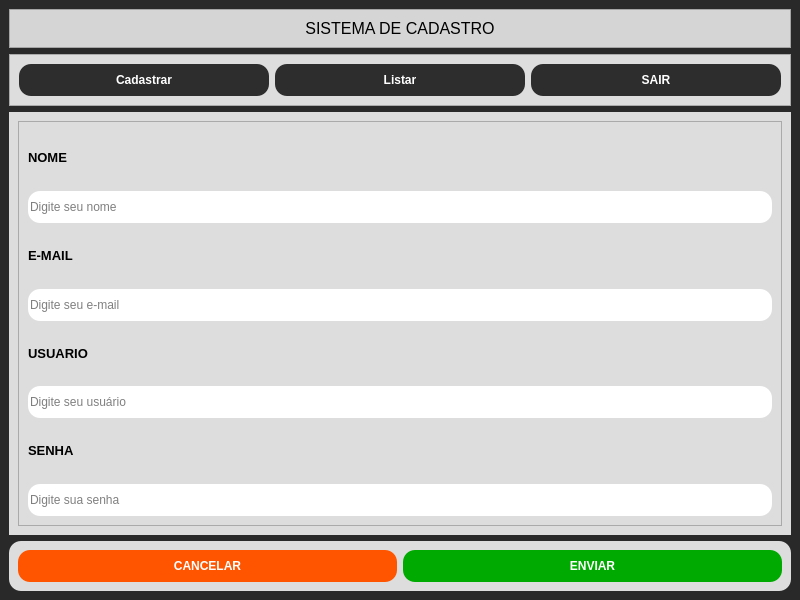
<?xml version="1.0" encoding="UTF-8"?>
<ui version="4.0">
 <class>MainWindow</class>
 <widget class="QMainWindow" name="MainWindow">
  <property name="geometry">
   <rect>
    <x>0</x>
    <y>0</y>
    <width>800</width>
    <height>600</height>
   </rect>
  </property>
  <property name="windowTitle">
   <string>MainWindow</string>
  </property>
  <property name="styleSheet">
   <string notr="true"/>
  </property>
  <widget class="QWidget" name="centralwidget">
   <property name="styleSheet">
    <string notr="true">background-color: rgb(41, 41, 41);</string>
   </property>
   <layout class="QVBoxLayout" name="verticalLayout">
    <item>
     <widget class="QFrame" name="frame_5">
      <property name="styleSheet">
       <string notr="true">background-color: rgb(213, 213, 213);</string>
      </property>
      <property name="frameShape">
       <enum>QFrame::StyledPanel</enum>
      </property>
      <property name="frameShadow">
       <enum>QFrame::Raised</enum>
      </property>
      <layout class="QVBoxLayout" name="verticalLayout_6">
       <item>
        <widget class="QLabel" name="lbl_titulo">
         <property name="text">
          <string>&lt;html&gt;&lt;head/&gt;&lt;body&gt;&lt;p align=&quot;center&quot;&gt;&lt;span style=&quot; font-size:12pt;&quot;&gt;SISTEMA DE CADASTRO&lt;/span&gt;&lt;/p&gt;&lt;/body&gt;&lt;/html&gt;</string>
         </property>
        </widget>
       </item>
      </layout>
     </widget>
    </item>
    <item>
     <widget class="QFrame" name="frame_menu">
      <property name="styleSheet">
       <string notr="true">background-color: #DDD;</string>
      </property>
      <property name="frameShape">
       <enum>QFrame::StyledPanel</enum>
      </property>
      <property name="frameShadow">
       <enum>QFrame::Raised</enum>
      </property>
      <layout class="QHBoxLayout" name="horizontalLayout_2">
       <item>
        <widget class="QPushButton" name="btn_menu_cadastrar">
         <property name="styleSheet">
          <string notr="true">background-color: rgb(45, 45, 45);
color:white;
border-radius:12px;
height:32px;
font-weight:bold;</string>
         </property>
         <property name="text">
          <string>Cadastrar</string>
         </property>
        </widget>
       </item>
       <item>
        <widget class="QPushButton" name="btn_listar">
         <property name="styleSheet">
          <string notr="true">background-color: rgb(45, 45, 45);
color:white;
border-radius:12px;
height:32px;
font-weight:bold;</string>
         </property>
         <property name="text">
          <string>Listar</string>
         </property>
        </widget>
       </item>
       <item>
        <widget class="QPushButton" name="btn_sair">
         <property name="styleSheet">
          <string notr="true">background-color: rgb(45, 45, 45);
color:white;
border-radius:12px;
height:32px;
font-weight:bold;</string>
         </property>
         <property name="text">
          <string>SAIR</string>
         </property>
        </widget>
       </item>
      </layout>
     </widget>
    </item>
    <item>
     <widget class="QStackedWidget" name="stackedWidget">
      <property name="toolTip">
       <string/>
      </property>
      <property name="statusTip">
       <string/>
      </property>
      <property name="styleSheet">
       <string notr="true">background-color:#ddd;</string>
      </property>
      <property name="currentIndex">
       <number>0</number>
      </property>
      <widget class="QWidget" name="page">
       <layout class="QVBoxLayout" name="verticalLayout_3">
        <item>
         <widget class="QFrame" name="frame_2">
          <property name="sizePolicy">
           <sizepolicy hsizetype="Preferred" vsizetype="Expanding">
            <horstretch>0</horstretch>
            <verstretch>0</verstretch>
           </sizepolicy>
          </property>
          <property name="styleSheet">
           <string notr="true">background-color: #DDD;</string>
          </property>
          <property name="frameShape">
           <enum>QFrame::StyledPanel</enum>
          </property>
          <property name="frameShadow">
           <enum>QFrame::Raised</enum>
          </property>
          <layout class="QVBoxLayout" name="verticalLayout_2">
           <item>
            <widget class="QLabel" name="lbl_nome">
             <property name="text">
              <string>&lt;html&gt;&lt;head/&gt;&lt;body&gt;&lt;p&gt;&lt;span style=&quot; font-size:10pt; font-weight:600;&quot;&gt;NOME&lt;/span&gt;&lt;/p&gt;&lt;/body&gt;&lt;/html&gt;</string>
             </property>
            </widget>
           </item>
           <item>
            <widget class="QLineEdit" name="input_nome">
             <property name="styleSheet">
              <string notr="true">background-color: white;
color:#d8d2;
border-radius:12px;
height:32px;</string>
             </property>
             <property name="placeholderText">
              <string>Digite seu nome</string>
             </property>
            </widget>
           </item>
           <item>
            <widget class="QLabel" name="lbl_email">
             <property name="text">
              <string>&lt;html&gt;&lt;head/&gt;&lt;body&gt;&lt;p&gt;&lt;span style=&quot; font-size:10pt; font-weight:600;&quot;&gt;E-MAIL&lt;/span&gt;&lt;/p&gt;&lt;/body&gt;&lt;/html&gt;</string>
             </property>
            </widget>
           </item>
           <item>
            <widget class="QLineEdit" name="input_email">
             <property name="styleSheet">
              <string notr="true">background-color: white;
color:#d8d2;
border-radius:12px;
height:32px;</string>
             </property>
             <property name="placeholderText">
              <string>Digite seu e-mail</string>
             </property>
            </widget>
           </item>
           <item>
            <widget class="QLabel" name="lbl_user">
             <property name="text">
              <string>&lt;html&gt;&lt;head/&gt;&lt;body&gt;&lt;p&gt;&lt;span style=&quot; font-size:10pt; font-weight:600;&quot;&gt;USUARIO&lt;/span&gt;&lt;/p&gt;&lt;/body&gt;&lt;/html&gt;</string>
             </property>
            </widget>
           </item>
           <item>
            <widget class="QLineEdit" name="input_user">
             <property name="styleSheet">
              <string notr="true">background-color: white;
color:#d8d2;
border-radius:12px;
height:32px;</string>
             </property>
             <property name="inputMask">
              <string/>
             </property>
             <property name="placeholderText">
              <string>Digite seu usuário</string>
             </property>
            </widget>
           </item>
           <item>
            <widget class="QLabel" name="lbl_senha">
             <property name="text">
              <string>&lt;html&gt;&lt;head/&gt;&lt;body&gt;&lt;p&gt;&lt;span style=&quot; font-size:10pt; font-weight:600;&quot;&gt;SENHA&lt;/span&gt;&lt;/p&gt;&lt;/body&gt;&lt;/html&gt;</string>
             </property>
            </widget>
           </item>
           <item>
            <widget class="QLineEdit" name="input_senha">
             <property name="styleSheet">
              <string notr="true">background-color: white;
color:#d8d2;
border-radius:12px;
height:32px;</string>
             </property>
             <property name="echoMode">
              <enum>QLineEdit::Password</enum>
             </property>
             <property name="placeholderText">
              <string>Digite sua senha</string>
             </property>
            </widget>
           </item>
          </layout>
         </widget>
        </item>
       </layout>
      </widget>
      <widget class="QWidget" name="page_2">
       <layout class="QVBoxLayout" name="verticalLayout_5">
        <item>
         <widget class="QFrame" name="frame_4">
          <property name="frameShape">
           <enum>QFrame::StyledPanel</enum>
          </property>
          <property name="frameShadow">
           <enum>QFrame::Raised</enum>
          </property>
          <layout class="QHBoxLayout" name="horizontalLayout_4">
           <item>
            <widget class="QLabel" name="lbl_buscar">
             <property name="sizePolicy">
              <sizepolicy hsizetype="Maximum" vsizetype="Preferred">
               <horstretch>0</horstretch>
               <verstretch>0</verstretch>
              </sizepolicy>
             </property>
             <property name="text">
              <string>&lt;html&gt;&lt;head/&gt;&lt;body&gt;&lt;p&gt;&lt;span style=&quot; font-size:10pt; font-weight:600;&quot;&gt;BUSCAR&lt;/span&gt;&lt;/p&gt;&lt;/body&gt;&lt;/html&gt;</string>
             </property>
            </widget>
           </item>
           <item>
            <widget class="QLineEdit" name="input_buscar">
             <property name="minimumSize">
              <size>
               <width>200</width>
               <height>29</height>
              </size>
             </property>
             <property name="styleSheet">
              <string notr="true">background-color: white;
color:#d8d2;
border-radius:12px;
height:32px;</string>
             </property>
            </widget>
           </item>
          </layout>
         </widget>
        </item>
        <item>
         <layout class="QHBoxLayout" name="horizontalLayout_3">
          <item>
           <widget class="QTableWidget" name="tableWidget">
            <column>
             <property name="text">
              <string>ID</string>
             </property>
            </column>
            <column>
             <property name="text">
              <string>NOME</string>
             </property>
            </column>
            <column>
             <property name="text">
              <string>ENDEREÇO</string>
             </property>
            </column>
            <column>
             <property name="text">
              <string>EMAIL</string>
             </property>
            </column>
            <column>
             <property name="text">
              <string>LOGIN</string>
             </property>
            </column>
            <column>
             <property name="text">
              <string>SENHA</string>
             </property>
            </column>
           </widget>
          </item>
          <item>
           <widget class="QFrame" name="frame_3">
            <property name="styleSheet">
             <string notr="true">backgrouond-color:white;</string>
            </property>
            <property name="frameShape">
             <enum>QFrame::StyledPanel</enum>
            </property>
            <property name="frameShadow">
             <enum>QFrame::Raised</enum>
            </property>
            <layout class="QVBoxLayout" name="verticalLayout_4">
             <item>
              <widget class="QPushButton" name="btn_alterar">
               <property name="minimumSize">
                <size>
                 <width>120</width>
                 <height>20</height>
                </size>
               </property>
               <property name="styleSheet">
                <string notr="true">background-color: rgb(45, 45, 45);
color:white;
border-radius:12px;
height:32px;</string>
               </property>
               <property name="text">
                <string>ALTERAR</string>
               </property>
              </widget>
             </item>
             <item>
              <widget class="QPushButton" name="btn_excluir">
               <property name="minimumSize">
                <size>
                 <width>120</width>
                 <height>20</height>
                </size>
               </property>
               <property name="styleSheet">
                <string notr="true">background-color: rgb(45, 45, 45);
color:white;
font-style:bold;
border-radius:12px;
height:32px;</string>
               </property>
               <property name="text">
                <string>EXLCUIR</string>
               </property>
              </widget>
             </item>
             <item>
              <widget class="QPushButton" name="btn_relatorio">
               <property name="minimumSize">
                <size>
                 <width>120</width>
                 <height>20</height>
                </size>
               </property>
               <property name="styleSheet">
                <string notr="true">background-color: rgb(45, 45, 45);
color:white;
font-style:bold;
border-radius:12px;
height:32px;</string>
               </property>
               <property name="text">
                <string>RELATÓRIO</string>
               </property>
              </widget>
             </item>
             <item>
              <spacer name="verticalSpacer_2">
               <property name="orientation">
                <enum>Qt::Vertical</enum>
               </property>
               <property name="sizeHint" stdset="0">
                <size>
                 <width>20</width>
                 <height>40</height>
                </size>
               </property>
              </spacer>
             </item>
            </layout>
           </widget>
          </item>
         </layout>
        </item>
       </layout>
      </widget>
     </widget>
    </item>
    <item>
     <widget class="QFrame" name="frame">
      <property name="styleSheet">
       <string notr="true">background-color: #DDD;
border-radius:12px;</string>
      </property>
      <property name="frameShape">
       <enum>QFrame::StyledPanel</enum>
      </property>
      <property name="frameShadow">
       <enum>QFrame::Raised</enum>
      </property>
      <layout class="QHBoxLayout" name="horizontalLayout">
       <item>
        <widget class="QPushButton" name="btn_cancelar">
         <property name="styleSheet">
          <string notr="true">background-color: rgb(255, 85, 0);
color:white;
border-radius:12px;
height:32px;
font-weight:bold;</string>
         </property>
         <property name="text">
          <string>CANCELAR</string>
         </property>
        </widget>
       </item>
       <item>
        <widget class="QPushButton" name="btn_cadastrar">
         <property name="styleSheet">
          <string notr="true">background-color: rgb(0, 170, 0);
color:white;
border-radius:12px;
height:32px;
font-weight:bold;</string>
         </property>
         <property name="text">
          <string>ENVIAR</string>
         </property>
        </widget>
       </item>
      </layout>
     </widget>
    </item>
   </layout>
  </widget>
 </widget>
 <resources>
  <include location="icons/icons.qrc"/>
 </resources>
 <connections/>
</ui>
